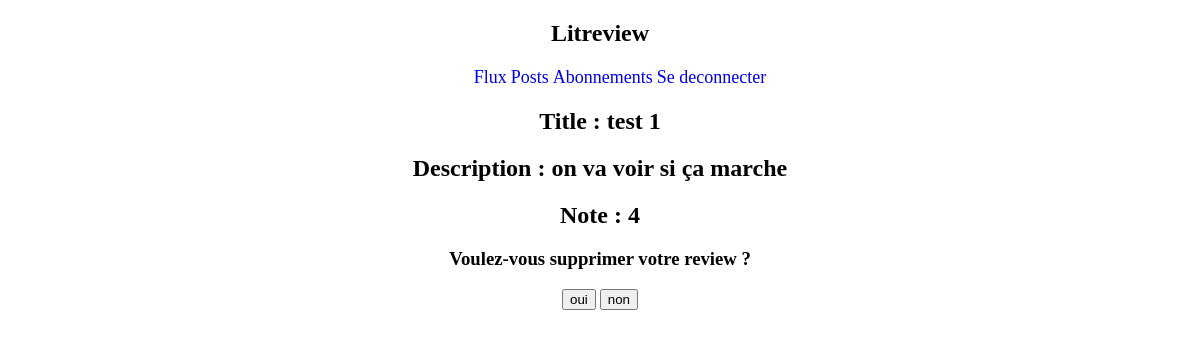
Screenshot of /supprimer-review/1/ (signed in) with the database file from the repository.
### blog/models.py (models this page shows)
class Review(models.Model):
    ticket_associe = models.ForeignKey(to=Ticket, on_delete=models.CASCADE, null=True, blank=True)
    rating = models.PositiveSmallIntegerField(
        validators=[MinValueValidator(0), MaxValueValidator(5)])
    headline = models.CharField(max_length=128)
    body = models.CharField(max_length=8192, blank=True)
    user_associe = models.ForeignKey(
        User, on_delete=models.CASCADE, null=True, blank=True)
    time_created = models.DateTimeField(auto_now_add=True)

### blog/views.py (the view)
# urls.py: path('supprimer-review/<review_id>/', views.page_supprimer_review)
def page_supprimer_review(request, review_id):
    if not request.session['connected']:
        return redirect('/index')
    else:
        print(review_id)
        user_id = User.objects.get(username=request.session['username']).id
        review_no_deleted = False
        not_your_review = False
        try:
            review = Review.objects.get(id=review_id, user_associe_id=user_id)
            if request.method == "POST":
                print(request.POST.get("submit"))
                if request.POST.get('submit') == "oui":
                    review.delete()
                    return redirect('/vos-posts')
                else:
                    review_no_deleted = True
            else:
                pass
            context = {
                'review': review,
                'review_no_deleted': review_no_deleted,
                'not_your_review': not_your_review
            }
        except ObjectDoesNotExist:
            not_your_ticket = True
            context = {
                'not_your_ticket': not_your_ticket
            }
    return render(request, 'templates/blog/supprimer-review.html', context)

### blog/templates/blog/supprimer-review.html (shortened to what this page needs)
<!doctype html>
<html lang="fr">
<head>
    {% block header %}
    {% include 'blog/barre_de_navigation.html' %}
    {% endblock %}
  {% load static %}
  <link rel="stylesheet" href="{% static 'blog/flux.css' %}">
</head>
<body>
{% if review %}
        <form method="post" action="" style="text-align: center">
            <h2>Title : {{review.headline}}</h2>
            <h2>Description : {{review.body}}</h2>
            <h2>Note : {{review.rating}}</h2>
            <h3>Voulez-vous supprimer votre review ?</h3>
            <input type="submit" value="oui" name="submit">
            <input type="submit" value="non" name="submit">
        </form>
{% endif %}
</body>
</html>

### blog/static/blog/flux.css (style rules this page uses)
button, h1, h2 { text-align: center; }

### rows the page displays
Review: headline "test 1", body "on va voir si ça marche", rating "4"
